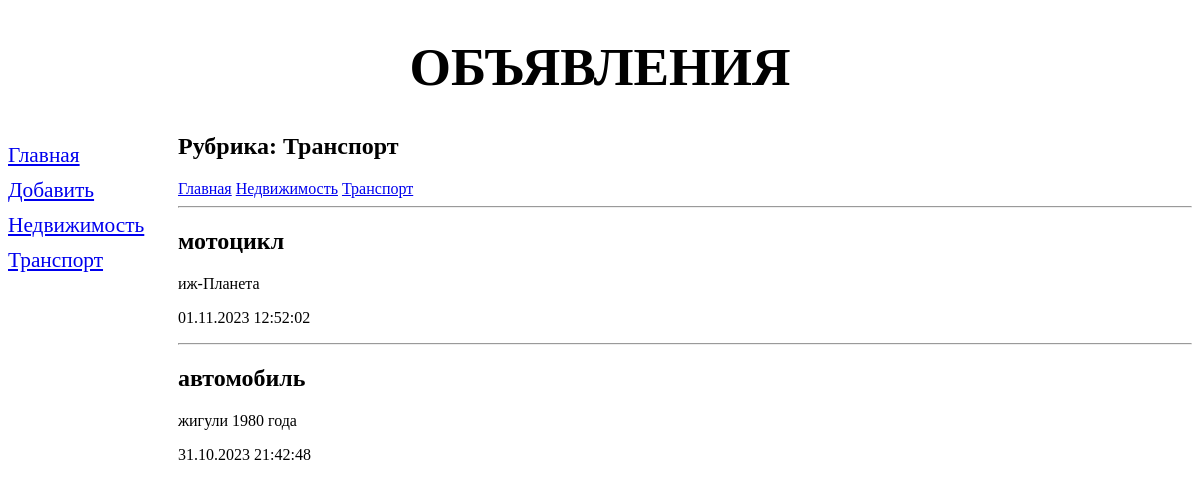
Page /bboard/2/ on the earlier database version.
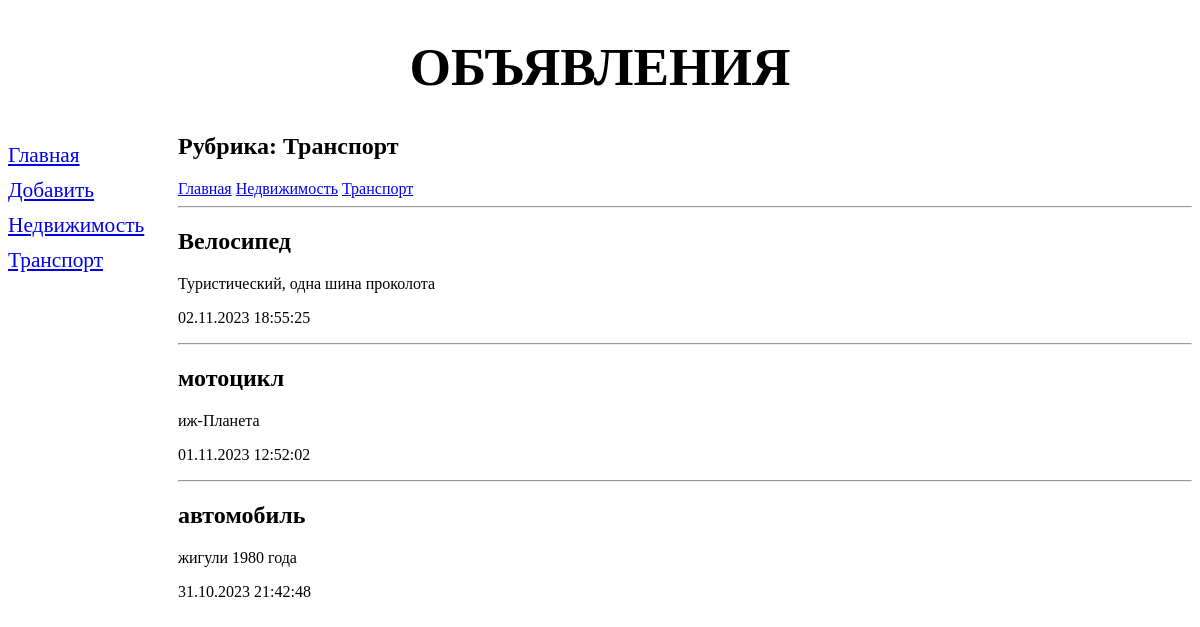
Same page on the later database version.
### bboard/models.py (models this page shows, shortened)
class Rubric(models.Model):
    name = models.CharField(max_length=20, db_index=True, verbose_name='Название')
    class Meta:
        verbose_name_plural = 'Рубрики'
        verbose_name = 'Рубрика'
        ordering = ['name']

class Bd(models.Model):
    title = models.CharField(max_length=50, verbose_name="Товар")
    rubric = models.ForeignKey('Rubric', null=True, on_delete=models.PROTECT, verbose_name="Рубрика")
    content = models.TextField(null=True, blank=True, verbose_name="Описание")
    price = models.FloatField(null=True, blank=True, verbose_name="Цена")
    published = models.DateTimeField(auto_now_add=True, db_index=True, verbose_name="Опубликовано")
    class Meta:
        verbose_name_plural = 'Объявления'
        verbose_name = 'Объявление'
        ordering = ['-published']

### bboard/views.py (the view)
# urls.py: path('<int:rubric_id>/', by_rubric, name='by_rubric'),  # параметризованный маршрут
def by_rubric(request, rubric_id):
    bbs = Bd.objects.filter(rubric=rubric_id)
    rubrics = Rubric.objects.all()
    current_rubric = Rubric.objects.get(pk=rubric_id)
    content = {'bbs': bbs, 'rubrics': rubrics, 'current_rubric': current_rubric}
    return render(request, 'bboard/by_rubric.html', content)

### bboard/templates/bboard/by_rubric.html (shortened to what this page needs)
{% extends "layout/basic.html" %}
{% block content %}
<h2>Рубрика: {{ current_rubric.name }}</h2>
<div>
    <a href="{% url 'index' %}">Главная</a>
    {% for rubric in rubrics %}
    <a href="{% url 'by_rubric' rubric.pk %}">{{rubric.name}}</a>
    {% endfor %}
</div>
{% for bb in bbs %}
<div>
    <hr>
    <h2>{{bb.title}}</h2>
    <p>{{bb.content}}</p>
    <p>{{bb.published| date:"d.m.Y H:i:s"}}</p>
</div>
{% endfor %}
{% endblock %}

### bboard/templates/layout/basic.html (shortened to what this page needs)
<!DOCTYPE html>
{% load static %}
<html lang="en">
<head>
    <link rel="stylesheet" type="text/css" href="{% static 'bboard/css/style.css' %}">
</head>
<body>
<header>
    <h1>Объявления</h1>
</header>
<nav>
    <a href="{% url 'index' %}">Главная</a>
    <a href="{% url 'add' %}">Добавить</a>
    {% for rubric in rubrics %}
    <a href="{% url 'by_rubric' rubric.pk %}">{{ rubric.name }}</a>
    {% endfor %}
</nav>
<section>
    {% block content %}
    {% endblock %}
</section>
</body>
</html>

Differences in the rows shown:
added Bd: title "Велосипед", content "Туристический, одна шина проколота", published "02.11.2023 18:55:25"
